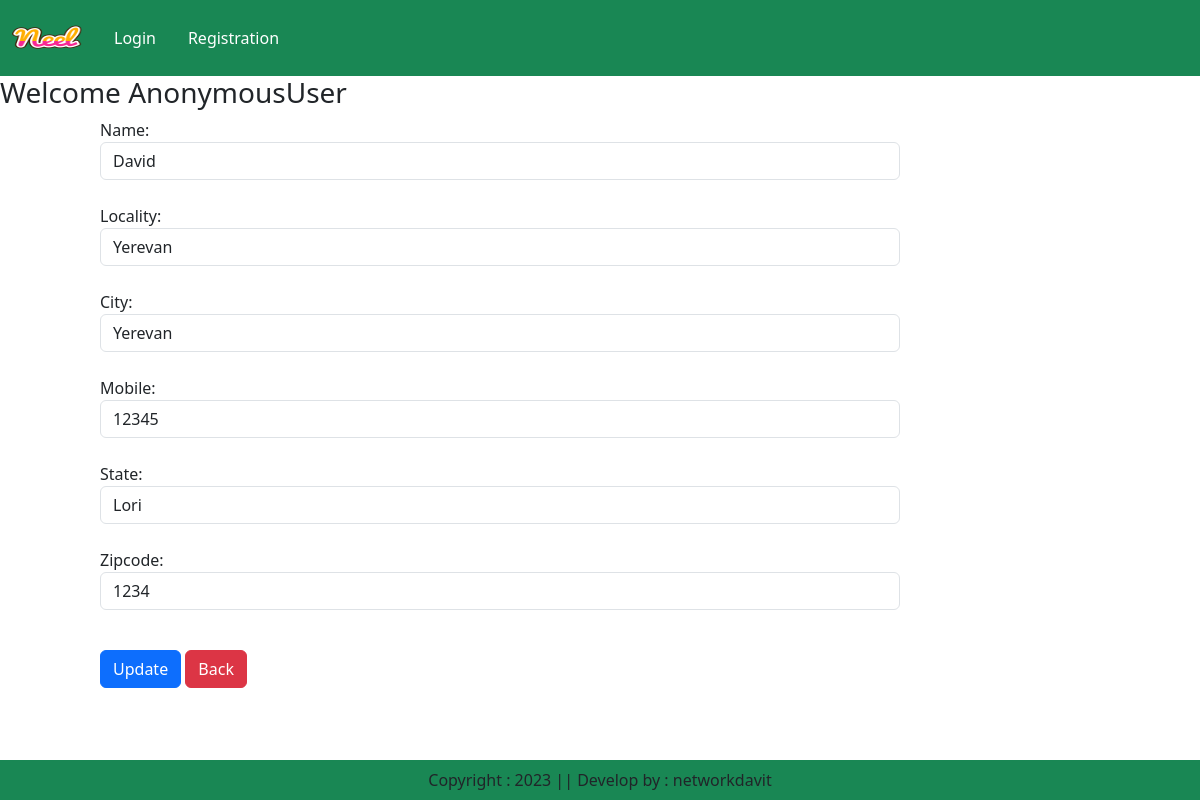
Screenshot of /updateAddress/1 with the database file from the repository.
### app/models.py (models this page shows, shortened)
class Customer(models.Model):
    user  = models.ForeignKey(User, on_delete=models.CASCADE)
    name = models.CharField(max_length=200)
    locality = models.CharField(max_length=200)
    city = models.CharField(max_length=50)
    mobile = models.IntegerField(default=0)
    zipcode = models.IntegerField()
    state = models.CharField(choices=STATE_CHOICES, max_length=100)

### app/views.py (the view, shortened to what this page needs)
# urls.py: path("updateAddress/<int:pk>",views.UpdateAddress.as_view(), name="updateAddress"),
class UpdateAddress(View):
    def get(self, request, pk):
        add = Customer.objects.get(pk=pk)
        form = CustomerProfileForm(instance=add)
        return render(request, "app/updateAddress.html", locals())

### app/forms.py
class CustomerProfileForm(forms.ModelForm):
    class Meta:
        model =  Customer
        fields = ['name', 'locality', 'city', 'mobile', 'state', 'zipcode']
        widgets={
            'name': forms.TextInput(attrs={'class': 'form-control'}),
            'locality': forms.TextInput(attrs={'class': 'form-control'}),
            'city': forms.TextInput(attrs={'class': 'form-control'}),
            'mobile': forms.NumberInput(attrs={'class': 'form-control'}),
            'state': forms.Select(attrs={'class': 'form-control'}),
            'zipcode': forms.NumberInput(attrs={'class': 'form-control'}),
        }

### app/templates/app/updateAddress.html (shortened to what this page needs)
{% extends 'app/base.html' %}
{% load static %}
{% block main-content %}
<div class="row">
    <h3> Welcome <span class="text-capitalize">{{request.user}}</span></h3>
</div>
<div class="col-sm-8 offset-sm-1">
    <form action="" method="post">
        {% for fm in form %}
            {{fm.label_tag}} {{fm}} <small class="text-danger">{{fm.errors|striptags}}</small> <br>
        {% endfor %}
        <div class="col-12 mt-3">
            <button type="submit" class="btn btn-primary">Update</button>
            <a href="{% url 'address' %}" type="button" class="btn btn-danger">Back</a>
        </div>
    </form>
{% endblock main-content %}

### rows the page displays
Customer: form "David" "Yerevan" "Yerevan" "12345" "Lori" "1234"

### other values shown
{{ request.user }} "AnonymousUser"
{{ fm.label_tag }} "Name:" "Locality:" "City:" "Mobile:" "State:" "Zipcode:"
